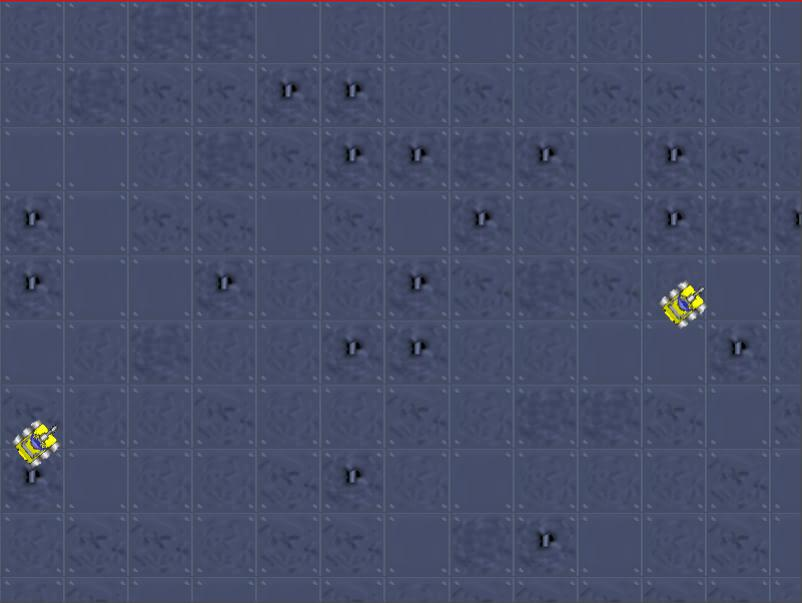
#> input picture python/bootcamp-python/still_2yellow0.jpg, 802 x 603 px
$ jupyter execute --allow-errors tanks_interactive_img_vdo.ipynb   (shell and % lines are left out)   (Python 2 division)   (older library calls are emulated)
#> lines starting #> are read from the running program, lines starting #| are printed output that depends on the picture; after the words box and inside, x2 and y2 are one past the last pixel; in counts of white or black regions, pixels touching at a corner belong together
[cell 1]

import imageio
import matplotlib as mpl
import matplotlib.pyplot as plt
import numpy as np
#import pylab

# Contents

* Interactive widgets in the notebook.
* Load images. Load videos.
* Interactively compare original and processed images

## ipython widgets

ipython widgets combine Python code and Javascript/HTML/CSS GUI components of the web browser.  These widgets enable users to explore their code and data interactively.

* Using `interactive`: https://github.com/ipython/ipywidgets/blob/master/docs/source/examples/Using%20Interact.ipynb

[cell 2]
from ipywidgets import interact, fixed

def factorial(n):
    if n ==0:
        return 1
    # might need to introduce `reduce` here
    return reduce(lambda x, y: x*y, range(1, n+1))

print factorial(1)
print factorial(2)
print factorial(5)

Interactively compute the factorial of the value determined by a scrollbar.

[cell 3]
# interact takes a function, and a list of its arguments.
# n = (1, 10, 1) = (min, max, step)
interact(factorial, n=(1, 10, 1))
#> the sliders are set to n = 5

We can also interact with multiple arguments.

[cell 4]
def mn_outer_product(m, n):
    """Compute the outer product of [1, ..m] and [1,...n]"""
    a = np.arange(1, m+1)
    b = np.arange(1, n+1)
    return np.outer(a, b)

[cell 5]
# test the function
mn_outer_product(3, 4)

Let us `interact` with this outer product function.

[cell 6]
interact(mn_outer_product, m=(1, 5, 1), n=(1, 10, 1))
#> the sliders are set to m = 3, n = 5

`interact` works with `matplotlib`.

[cell 7]
def plot_mn_product(m, n):
    plt.figure()
    mat = mn_outer_product(m ,n)
    plt.imshow(mat, interpolation='None')
    plt.colorbar()

[cell 8]
interact(plot_mn_product, m=(1, 10, 1), n=(1, 10, 1))
#> the sliders are set to m = 5, n = 5
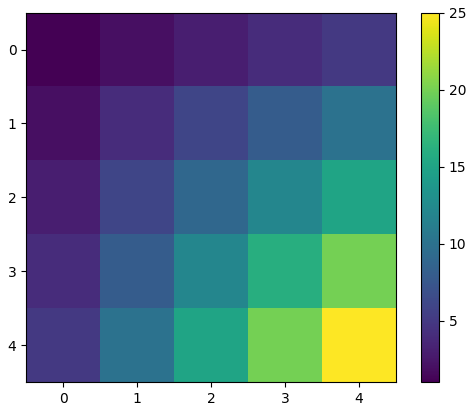
#> figure drawn by matplotlib, 2 panels

The function takes two arguments. But I want to fix one and vary only the other one. How? There are two ways.

[cell 9]
# fix here
n = 9
def plot_m_product(m):
    plot_mn_product(m, n)

interact(plot_m_product, m=(1, 10, 1))
#> the sliders are set to m = 5
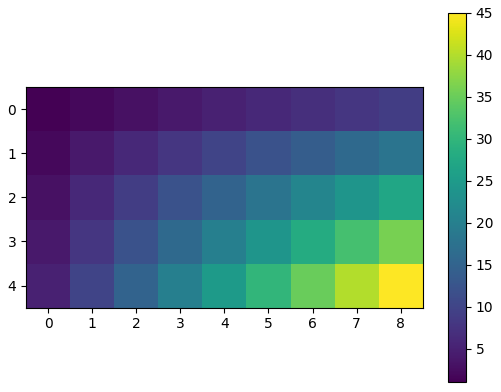
#> figure drawn by matplotlib, 2 panels

[cell 10]
# Another less tedious way
interact(plot_mn_product, m=(1, 10, 1), n=fixed(9))
#> the sliders are set to m = 5, n = <module 'ipywidgets.fixed_' fr
#> (the call stopped at in mn_outer_product, `b = np.arange(1, n+1)`: ipywidgets is not available in this run)

## Load a image to a numpy array

[cell 11]
import imageio

im = imageio.imread('still_2yellow0.jpg')
#> im is the input picture: shape (603, 802, 3); mean R, G, B 70.9, 77.6, 105
plt.imshow(im)

[cell 12]
# width x height x 3 (RGB color channels)
im.shape
#> Out = (603, 802, 3)

[cell 13]
def show_greys(img):
    plt.imshow(img, cmap=plt.cm.Greys_r)
    plt.colorbar()

# Access a channel
blue = im[:, :, 1]
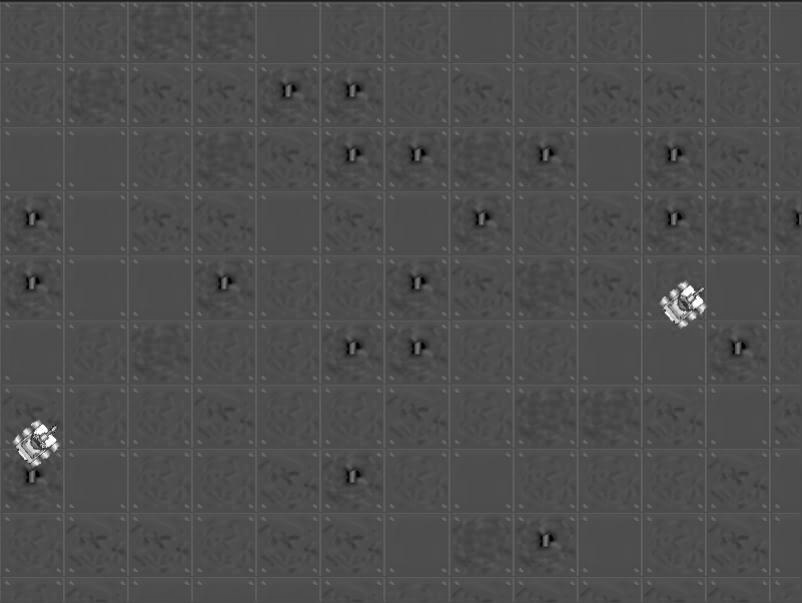
#> blue: shape (603, 802); min 0, max 255, mean 77.6
# plot it in grayscale
show_greys(blue)
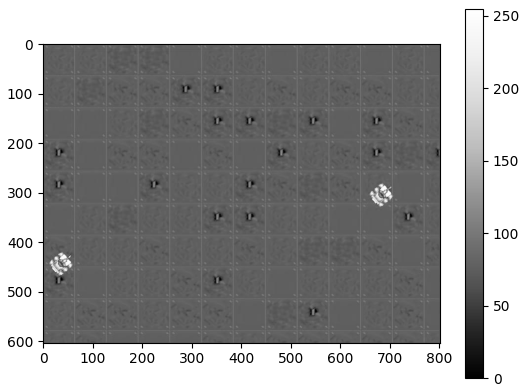
#> figure drawn by matplotlib, 2 panels

[cell 14]
# Taking a patch
patch = im[400:500, 0:100, :]
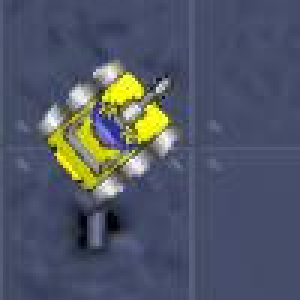
#> patch: shape (100, 100, 3) (shown 3 times larger); mean R, G, B 80.5, 86.6, 102.3
plt.imshow(patch)

## Basic image processing

[cell 15]
# We will use `scikit-image` package. http://scikit-image.org/
from skimage import data, io, filters
import scipy as sc
import scipy.misc as misc

[cell 16]
# rotate an image
deg = 20.5
# rotate counter-clockwise
rot_tanks = misc.imrotate(patch, deg)
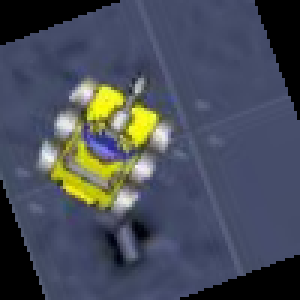
#> rot_tanks: shape (100, 100, 3) (shown 3 times larger); mean R, G, B 71.3, 76.5, 88.8
io.imshow(rot_tanks)

[cell 17]
# load an image of coins
coins = data.coins()
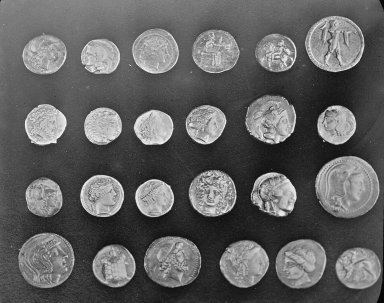
#> input picture skimage.data.coins(), 384 x 303 px
#> coins is the input picture: shape (303, 384); min 1, max 252, mean 96.9
coins.shape
#> Out = (303, 384)

[cell 18]
# Almost the same as plt.imshow() except perhaps skimage.io is a
# bit smarter in detecting that this is a grayscaled image
io.imshow(coins)

[cell 19]
# Edge detection
# `edges` is another image
edges = filters.sobel(coins)
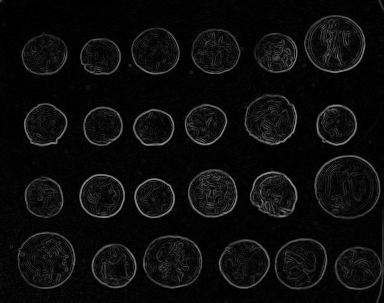
#> edges: shape (303, 384) float64; min 0, max 0.59, mean 0.0492
io.imshow(edges)

[cell 20]
camera = data.camera()
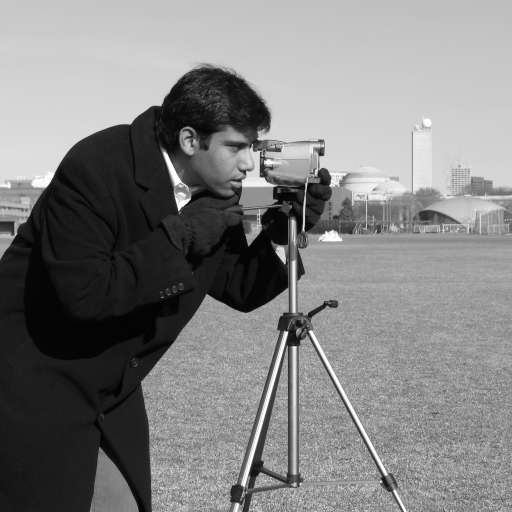
#> input picture skimage.data.camera(), 512 x 512 px
#> camera is the input picture: shape (512, 512); min 0, max 255, mean 129.1
io.imshow(camera)

[cell 21]
# Thresholding
#thresh = filters.threshold_otsu(camera)
thresh = 70
binary = camera > thresh
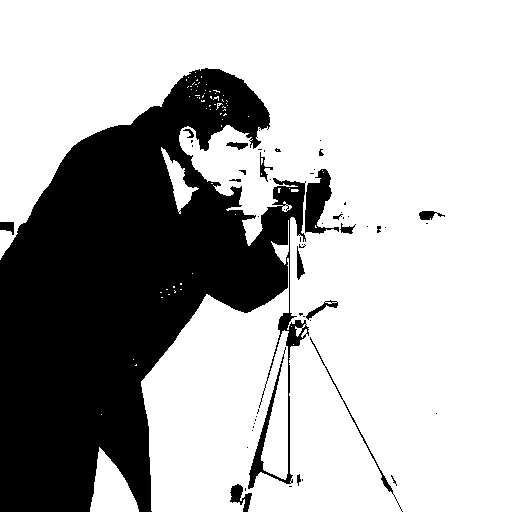
#> binary: shape (512, 512) bool; 69.9% white; 57 black regions (40 under 20 px), largest, box (x1, y1, x2, y2) and area: (0, 68, 309, 512) 75961, (305, 169, 339, 234) 1126, (310, 337, 403, 512) 313
io.imshow(binary)

[cell 22]
tanks = imageio.imread('still_2yellow0.jpg')
io.imshow(tanks)

[cell 23]
# One way to convert to a grayscaled image is to take the mean of the 3 channels.
tanks_mean = np.mean(tanks, axis=2)
tanks_mean = tanks_mean.astype(np.uint8)
io.imshow(tanks_mean)

[cell 24]
from scipy.ndimage import filters as scfil

# convolve with a filter
# http://docs.scipy.org/doc/scipy-0.15.1/reference/generated/scipy.ndimage.filters.convolve.html

#fil = np.array([[1, 1, 1], [1, 1, 1], [1, 1, 1]])/9.0
fil = np.ones((10, 10))/100.0
conv = scfil.convolve(tanks_mean, fil)
io.imshow(conv)

[cell 25]
conv.shape
#> Out = (603, 802)
